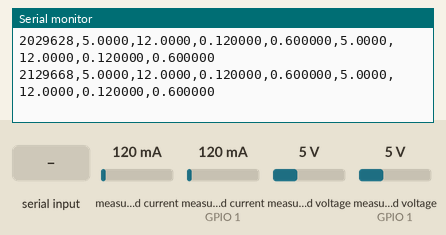
Simulated run of this sketch. Board: ESP32. On the bench: the last lines printed to the serial monitor. The inputs (shaded band) are chosen by the test bench; at power-on: measured current 120 mA, measured current (sensor on GPIO 1) 120 mA, measured voltage 5 V, measured voltage (sensor on GPIO 1) 5 V.

Above: at 2.2 s.
2.3 s: "H\n" received over Serial
At 2.43 s:
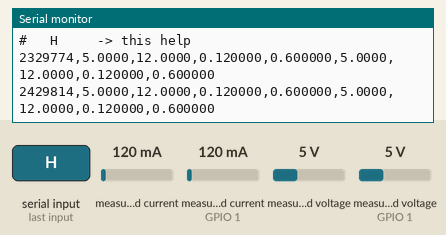
3.8 s: "90,45\n" received over Serial
At 3.93 s:
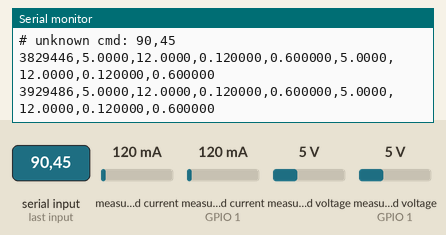
5.3 s: "0\n" received over Serial
At 5.44 s:
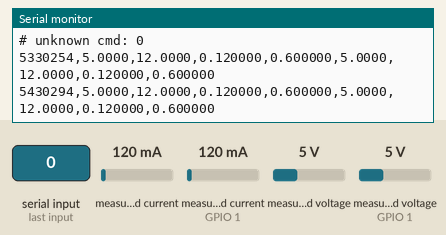
6.8 s: "1,90,45\n" received over Serial
At 6.94 s:
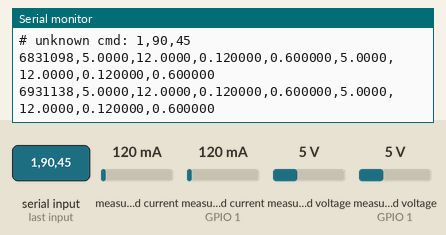
8.3 s: "S90\n" received over Serial
At 8.44 s:
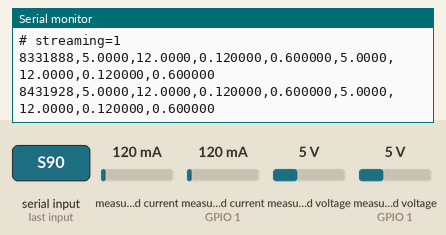
9.8 s: "P90\n" received over Serial
At 10.1 s:
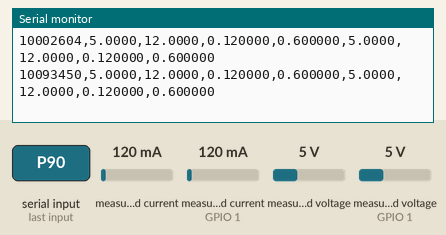
Timing chart, 0 to 12.3 s (numbered marks = the images above; inputs shaded):
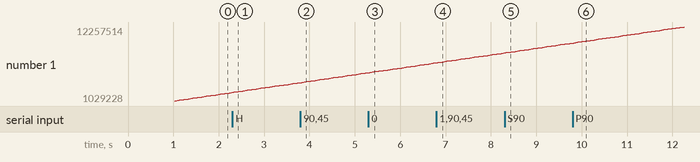

Measured:
- after the input at 2.3 s, the serial monitor: prints a new line at once (image 1)
- after the input at 3.8 s, the serial monitor: prints a new line at once (image 2)
- after the input at 5.3 s, the serial monitor: prints a new line at once (image 3)
- after the input at 6.8 s, the serial monitor: prints a new line at once (image 4)
- after the input at 8.3 s, the serial monitor: prints a new line at once (image 5)
- after the input at 9.8 s, the serial monitor: prints a new line at once (image 6)
- plotted number 1: 2229708 → 3730334 after the input at 2.3 s, 3730334 → 5230006 after the input at 3.8 s, 5230006 → 6730814 after the input at 5.3 s, 6730814 → 8231658 after the input at 6.8 s, 8231658 → 9732448 after the input at 8.3 s

The sketch:

read_ina219.ino
```cpp
#include <Wire.h>
#include <Adafruit_INA219.h>

// ---------- I2C pins ----------
#define I2C_SDA 1
#define I2C_SCL 2

// ---------- Two INA219 sensors ----------
// 12V rail on address 0x40 (default)
Adafruit_INA219 ina219_12v(0x40);
// 5V rail on address 0x41 (second module, address jumper set!)
Adafruit_INA219 ina219_5v(0x41);

// ---------- Streaming control ----------
static bool     streaming        = true;   // start streaming by default
static uint32_t sample_period_ms = 100;    // 100 ms = 10 Hz

// ---------- Helpers ----------
void handleSerialCommands() {
  while (Serial.available()) {
    String line = Serial.readStringUntil('\n');
    line.trim();
    if (line.length() == 0) continue;

    line.toUpperCase();

    if (line.startsWith("S")) {
      int val = 0;
      if (line.length() >= 2) {
        val = line.substring(1).toInt();
      }
      streaming = (val != 0);
      Serial.print("# streaming=");
      Serial.println(streaming ? "1" : "0");

    } else if (line.startsWith("P")) {
      int v = line.substring(1).toInt();
      if (v >= 10 && v <= 5000) {
        sample_period_ms = (uint32_t)v;
        Serial.print("# period_ms=");
        Serial.println(sample_period_ms);
      } else {
        Serial.println("# invalid period (10..5000 ms)");
      }

    } else if (line == "H") {
      Serial.println("# Commands:");
      Serial.println("#   S 1   -> start streaming");
      Serial.println("#   S 0   -> stop streaming");
      Serial.println("#   pNNN  -> set period in ms (e.g. p50, p100)");
      Serial.println("#   H     -> this help");
    } else {
      Serial.print("# unknown cmd: ");
      Serial.println(line);
    }
  }
}

void setup() {
  Serial.begin(115200);
  delay(1000);

  Serial.println("# Dual INA219 monitor (12V + 5V rails)");
  Serial.println("# CSV columns:");
  Serial.println("# t_us,"
                 "bus12_v,shunt12_mv,current12_A,power12_W,"
                 "bus5_v,shunt5_mv,current5_A,power5_W");
  Serial.println("# Commands: 'S 1', 'S 0', 'pNNN', 'H'");

  Wire.begin(I2C_SDA, I2C_SCL);

  // Initialize 12V rail sensor
  if (!ina219_12v.begin()) {
    Serial.println("# ERROR: Failed to find INA219 (12V) at 0x40");
    while (1) {
      delay(500);
      Serial.println("# still failing ina219_12v.begin()");
    }
  }

  // Initialize 5V rail sensor
  if (!ina219_5v.begin()) {
    Serial.println("# ERROR: Failed to find INA219 (5V) at 0x41");
    while (1) {
      delay(500);
      Serial.println("# still failing ina219_5v.begin()");
    }
  }

  // Calibration: 32V bus, 2A range is a good general setting for both rails
  ina219_12v.setCalibration_32V_2A();
  ina219_5v.setCalibration_32V_2A();

  Serial.println("# INA219 12V and 5V sensors initialized.");
}

void loop() {
  handleSerialCommands();

  static uint32_t last_ms = 0;
  uint32_t now_ms = millis();

  if (!streaming) {
    delay(5);
    return;
  }

  if (now_ms - last_ms < sample_period_ms) {
    delay(1);
    return;
  }
  last_ms = now_ms;

  // ---- Read 12V rail sensor ----
  float bus12_v      = ina219_12v.getBusVoltage_V();
  float shunt12_mv   = ina219_12v.getShuntVoltage_mV();
  float current12_mA = ina219_12v.getCurrent_mA();
  float power12_mW   = ina219_12v.getPower_mW();

  float current12_A  = current12_mA / 1000.0f;
  float power12_W    = power12_mW   / 1000.0f;

  // Optional clamp if rail is off / very low
  if (bus12_v < 0.5f) {
    bus12_v   = 0.0f;
    power12_W = 0.0f;
  }

  // ---- Read 5V rail sensor ----
  float bus5_v      = ina219_5v.getBusVoltage_V();
  float shunt5_mv   = ina219_5v.getShuntVoltage_mV();
  float current5_mA = ina219_5v.getCurrent_mA();
  float power5_mW   = ina219_5v.getPower_mW();

  float current5_A  = current5_mA / 1000.0f;
  float power5_W    = power5_mW   / 1000.0f;

  if (bus5_v < 0.5f) {
    bus5_v   = 0.0f;
    power5_W = 0.0f;
  }

  uint32_t t_us = micros();

  // ---- Single CSV line with both rails ----
  Serial.print(t_us);
  Serial.print(",");
  Serial.print(bus12_v,   4); Serial.print(",");
  Serial.print(shunt12_mv,4); Serial.print(",");
  Serial.print(current12_A,6); Serial.print(",");
  Serial.print(power12_W, 6); Serial.print(",");
  Serial.print(bus5_v,    4); Serial.print(",");
  Serial.print(shunt5_mv, 4); Serial.print(",");
  Serial.print(current5_A,6); Serial.print(",");
  Serial.println(power5_W,6);
}
```
